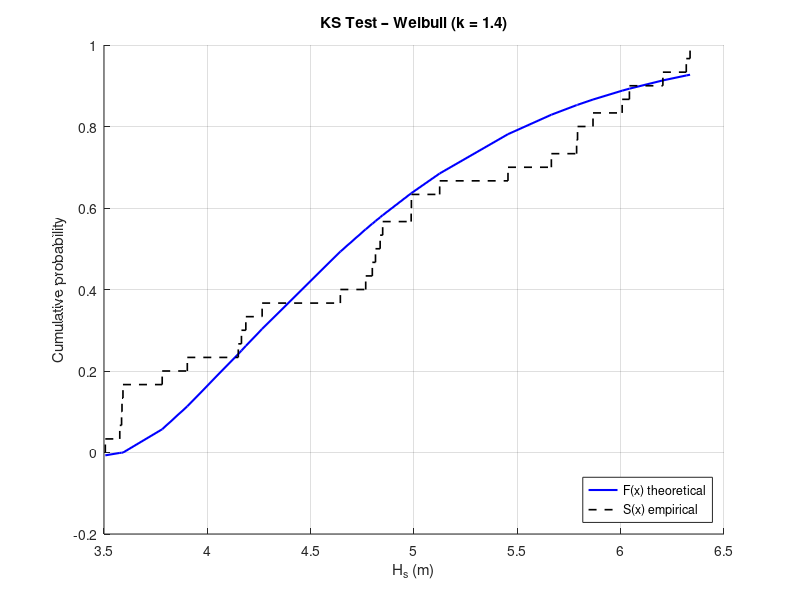
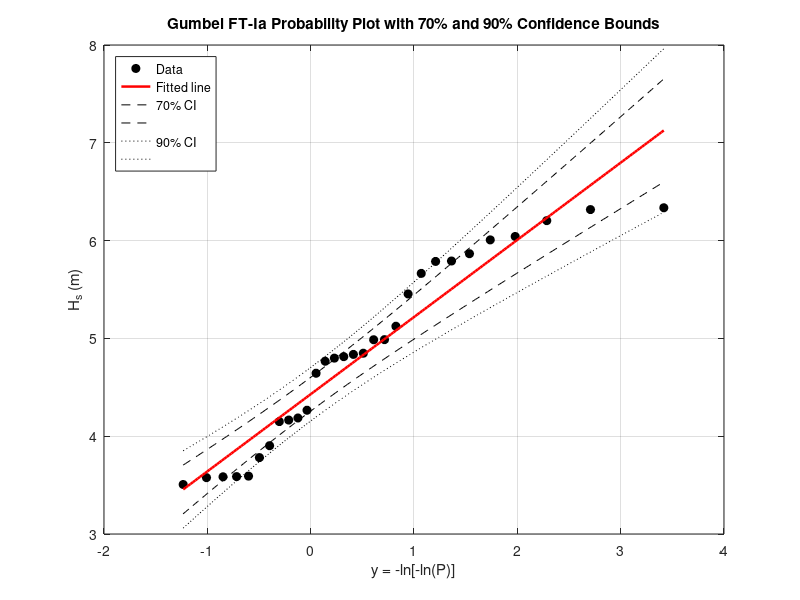
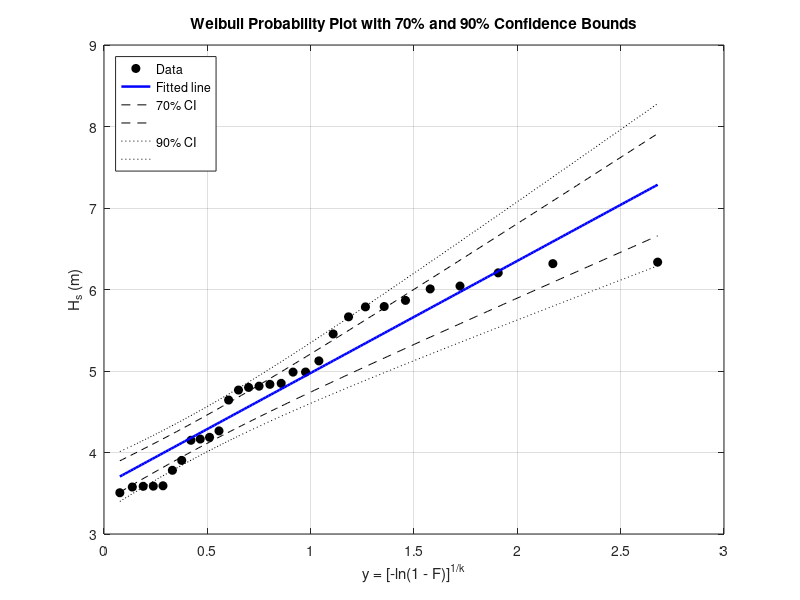

Recreate these plots in MATLAB, in order.
clc; clear;

% Parameters
N     = 30;
Hsmin = 3.5;
Hsmax = 6.5;

rng(1);
Hs = Hsmin + (Hsmax - Hsmin) * rand(N,1);

Hs_desc = sort(Hs, 'descend');

i = (1:N)';

% Gumbel FT-Ia
alpha_g = 0;
beta_g  = 1;

F_g = 1 - (i - alpha_g) ./ (N + beta_g);
y_g = -log( -log(F_g) );

x = Hs_desc;

Ybar_g = (1/N) * sum(y_g);
Xbar_g = (1/N) * sum(x);

VarY_g = (1/N) * sum( (y_g - Ybar_g).^2 );
VarX_g  = (1/N)*sum( (x - Xbar_g).^2 );
CovYX_g = (1/N) * sum( (y_g - Ybar_g) .* (x - Xbar_g) );

A_g = CovYX_g / VarY_g;
B_g = Xbar_g - A_g * Ybar_g;

% Weibull
k = 1.4;

alpha_w = 0.20 + 0.27 / sqrt(k);
beta_w  = 0.20 + 0.23 / sqrt(k);

F_w = 1 - (i - alpha_w) ./ (N + beta_w);
y_w = ( -log(1 - F_w) ).^(1/k);

Ybar_w = (1/N) * sum(y_w);
Xbar_w = (1/N) * sum(x);

VarY_w  = (1/N) * sum( (y_w - Ybar_w).^2 );
VarX_w  = (1/N)*sum( (x - Xbar_w).^2 );
CovYX_w = (1/N) * sum( (y_w - Ybar_w) .* (x - Xbar_w) );

A_w = CovYX_w / VarY_w;
B_w = Xbar_w - A_w * Ybar_w;

%% Kolmogorov–Smirnov Test
Hs_asc = sort(Hs);
i_asc = (1:N)';

S1 = (i_asc - 1) / N;
S2 = i_asc / N;

% Gumbel FT-Ia
F_g_theo = exp( -exp( -(Hs_asc - B_g) / A_g ) );

Dg_1 = F_g_theo - S1;
Dg_2 = S2 - F_g_theo;

D_KS_g = max( max(Dg_1), max(Dg_2) );

% Weibull
F_w_theo = 1 - exp( -((Hs_asc - B_w) ./ A_w).^k );

Dw_1 = F_w_theo - S1;
Dw_2 = S2 - F_w_theo;

D_KS_w = max( max(Dw_1), max(Dw_2) );

d_crit = 0.24;

pass_g = D_KS_g < d_crit;
pass_w = D_KS_w < d_crit;

figure; hold on;

plot(Hs_asc, F_w_theo, 'b-', 'LineWidth',1.5);

for j = 1:N
    plot([Hs_asc(j) Hs_asc(j)], [S1(j) S2(j)], 'k--', 'LineWidth',1.2);
    
    if j < N
        plot([Hs_asc(j) Hs_asc(j+1)], [S2(j) S2(j)], 'k--', 'LineWidth',1.2);
    end
end

grid on;
xlabel('H_s (m)');
ylabel('Cumulative probability');
title('KS Test – Weibull (k = 1.4)');

legend('F(x) theoretical','S(x) empirical','Location','southeast');

%% R² Test
% Gumbel FT-Ia
r_g  = CovYX_g / sqrt(VarX_g*VarY_g);
R2_g = r_g^2;

% Weibull
r_w  = CovYX_w / sqrt(VarX_w*VarY_w);
R2_w = r_w^2;

%% MIR Test
v = 1;

% Gumbel FT-Ia 
a_gM = -2.364 + 0.54*(v^(5/2));
b_gM = -0.2665 - 0.0457*(v^(5/2));
c_gM = -0.044;

Delta_r_g = 1 - r_g;
Delta_rmean_g = exp(a_gM + b_gM*log(N) + c_gM*(log(N))^2);

MIR_g = Delta_r_g / Delta_rmean_g;

% Weibull
a_wM = -2.277 + 0.056*(v^(1/2));
b_wM = -0.3169 - 0.0499*v;
c_wM = -0.044;

Delta_r_w = 1 - r_w;
Delta_rmean_w = exp(a_wM + b_wM*log(N) + c_wM*(log(N))^2);

MIR_w = Delta_r_w / Delta_rmean_w;

%% DOL Test
x1 = Hs_desc(1);
xbar = (1/N)*sum(Hs_desc);
s2 = (1/N)*sum((Hs_desc - xbar).^2);

xi = (x1 - xbar) / s2;

% Gumbel FT-Ia
% Upper bound
aU_g = -0.579 + 0.468*v;
bU_g =  1.496 - 0.227*v^2;
cU_g = -0.038;

xi95_g = aU_g + bU_g*log(N) + cU_g*(log(N))^2;

% Lower bound
aL_g = 0.257 + 0.133*v^2;
bL_g = 0.452 - 0.118*v^2;
cL_g = 0.032;

xi5_g = aL_g + bL_g*log(N) + cL_g*(log(N))^2;

pass_DOL_g = (xi > xi5_g) && (xi < xi95_g);

% Weibull
% Upper bound
aU_w = -0.548 + 0.452*sqrt(v);
bU_w =  1.521 - 0.184*v;
cU_w = -0.065;

xi95_w = aU_w + bU_w*log(N) + cU_w*(log(N))^2;

% Lower bound
aL_w = 0.192 + 0.126*sqrt(v^3);
bL_w = 0.501 - 0.081*sqrt(v^3);
cL_w = 0.018;

xi5_w = aL_w + bL_w*log(N) + cL_w*(log(N))^2;

pass_DOL_w = (xi > xi5_w) && (xi < xi95_w);

%% REC Test
% Gumbel FT-Ia
a_g = -1.444;
b_g = -0.2733 + 0.0414*sqrt(v^5);
c_g = -0.045;

Delta_r95_g = exp( a_g + b_g*log(N) + c_g*(log(N))^2 );

pass_REC_g = Delta_r_g < Delta_r95_g;

% Weibull
a_w = -1.312;
b_w = -0.3356 - 0.0449*v;
c_w = -0.045;

Delta_r95_w = exp( a_w + b_w*log(N) + c_w*(log(N))^2 );

pass_REC_w = Delta_r_w < Delta_r95_w;

%% Test Results

fprintf('\n---- GOODNESS-OF-FIT RESULTS ----\n\n');

fprintf('--- Kolmogorov–Smirnov Test ---\n');
fprintf('Gumbel FT-Ia : D = %.4f  | Pass = %d\n', D_KS_g, pass_g);
fprintf('Weibull k=1.4: D = %.4f  | Pass = %d\n\n', D_KS_w, pass_w);

fprintf('--- Coefficient of Determination ---\n');
fprintf('Gumbel FT-Ia : R^2 = %.4f\n', R2_g);
fprintf('Weibull k=1.4: R^2 = %.4f\n\n', R2_w);

fprintf('--- MIR Criterion ---\n');
fprintf('Gumbel FT-Ia : MIR = %.4f\n', MIR_g);
fprintf('Weibull k=1.4: MIR = %.4f\n\n', MIR_w);

fprintf('--- DOL Criterion ---\n');
fprintf('Gumbel FT-Ia : Pass = %d\n', pass_DOL_g);
fprintf('Weibull k=1.4: Pass = %d\n\n', pass_DOL_w);

fprintf('--- REC Criterion ---\n');
fprintf('Gumbel FT-Ia : Pass = %d\n', pass_REC_g);
fprintf('Weibull k=1.4: Pass = %d\n\n', pass_REC_w);

%% Confidence bounds on probability plots
sigma_x = sqrt( (1/N)*sum((Hs_desc - mean(Hs_desc)).^2) );

z70 = norminv((1 + 0.70) / 2);
z90 = norminv((1 + 0.90) / 2);

% Gumbel FT-I
y_plot_g = linspace(min(y_g), max(y_g), 200);
x_fit_g  = A_g*y_plot_g + B_g;

a1_g = 0.64;
a2_g = 9.0;
kappa_g = 0.93;
c_g = 0;
alpha_g = 1.33;

a_g = a1_g * exp( a2_g*N^(-1.3) + kappa_g*(-log(v))^2 );

sigma_z_g = sqrt( 1 + a_g*(y_plot_g - c_g + alpha_g*log(v)).^2 ) / sqrt(N);
sigma_X_g = sigma_z_g * sigma_x;

x70U_g = x_fit_g + z70*sigma_X_g;
x70L_g = x_fit_g - z70*sigma_X_g;

x90U_g = x_fit_g + z90*sigma_X_g;
x90L_g = x_fit_g - z90*sigma_X_g;

figure; hold on; box on
plot(y_g, Hs_desc, 'ko', 'MarkerFaceColor','k')
plot(y_plot_g, x_fit_g, 'r-', 'LineWidth',1.8)
plot(y_plot_g, x70U_g, 'k--', y_plot_g, x70L_g, 'k--')
plot(y_plot_g, x90U_g, 'k:',  y_plot_g, x90L_g, 'k:')

grid on
xlabel('y = -ln[-ln(P)]')
ylabel('H_s (m)')
title('Gumbel FT-Ia Probability Plot with 70% and 90% Confidence Bounds')

legend('Data','Fitted line','70% CI','', '90% CI','', ...
       'Location','northwest')
% Weibull
y_plot_w = linspace(min(y_w), max(y_w), 200);
x_fit_w  = A_w*y_plot_w + B_w;

a1_w = 2.05;
a2_w = 11.4;
kappa_w = 0.69;
c_w = 0.4;
alpha_w = 0.72;

a_w = a1_w * exp( a2_w*N^(-1.3) + kappa_w*(-log(v))^2 );

sigma_z_w = sqrt( 1 + a_w*(y_plot_w - c_w + alpha_w*log(v)).^2 ) / sqrt(N);
sigma_X_w = sigma_z_w * sigma_x;

x70U_w = x_fit_w + z70*sigma_X_w;
x70L_w = x_fit_w - z70*sigma_X_w;

x90U_w = x_fit_w + z90*sigma_X_w;
x90L_w = x_fit_w - z90*sigma_X_w;

figure; hold on; box on
plot(y_w, Hs_desc, 'ko', 'MarkerFaceColor','k')
plot(y_plot_w, x_fit_w, 'b-', 'LineWidth',1.8)
plot(y_plot_w, x70U_w, 'k--', y_plot_w, x70L_w, 'k--')
plot(y_plot_w, x90U_w, 'k:',  y_plot_w, x90L_w, 'k:')

grid on
xlabel('y = [-ln(1 - F)]^{1/k}')
ylabel('H_s (m)')
title('Weibull Probability Plot with 70% and 90% Confidence Bounds')

legend('Data','Fitted line','70% CI','', '90% CI','', ...
       'Location','northwest')

%% 100-year return value with confidence intervals
R = 100;
F_R = 1 - 1/R;

%Gumbel FT-Ia
yR_g = -log( -log(F_R) );
XR_g = A_g*yR_g + B_g;

sigma_zR_g = sqrt( 1 + a_g*(yR_g - c_g + alpha_g*log(v))^2 ) / sqrt(N);
sigma_XR_g = sigma_zR_g * sigma_x;

XR_g_70 = [XR_g - z70*sigma_XR_g , XR_g + z70*sigma_XR_g];
XR_g_90 = [XR_g - z90*sigma_XR_g , XR_g + z90*sigma_XR_g];

% Weibull
yR_w = ( -log(1 - F_R) ).^(1/k);
XR_w = A_w*yR_w + B_w;

sigma_zR_w = sqrt( 1 + a_w*(yR_w - c_w + alpha_w*log(v))^2 ) / sqrt(N);
sigma_XR_w = sigma_zR_w * sigma_x;

XR_w_70 = [XR_w - z70*sigma_XR_w , XR_w + z70*sigma_XR_w];
XR_w_90 = [XR_w - z90*sigma_XR_w , XR_w + z90*sigma_XR_w];

% Results

fprintf('\n---- 100-YEAR RETURN VALUE ----\n\n');

fprintf('Gumbel FT-Ia:\n');
fprintf('H_s,100 = %.3f m\n', XR_g);
fprintf('70%% CI  = [%.3f , %.3f] m\n', XR_g_70(1), XR_g_70(2));
fprintf('90%% CI  = [%.3f , %.3f] m\n\n', XR_g_90(1), XR_g_90(2));

fprintf('Weibull (k = 1.4):\n');
fprintf('H_s,100 = %.3f m\n', XR_w);
fprintf('70%% CI  = [%.3f , %.3f] m\n', XR_w_70(1), XR_w_70(2));
fprintf('90%% CI  = [%.3f , %.3f] m\n\n', XR_w_90(1), XR_w_90(2));
